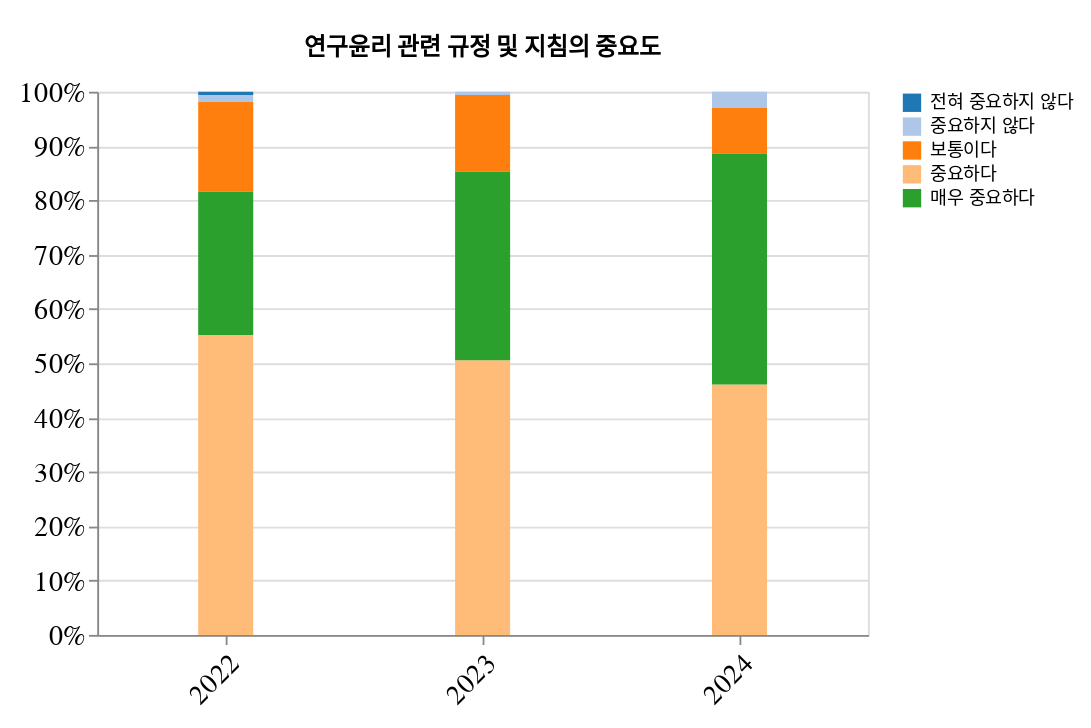

The notebook cell this image was saved under:
### Code cell
# 
# 다. 연구자의 연구윤리 준수 영향 요인별
# 
title = "연구윤리 관련 규정 및 지침의 중요도"
Q ="Q3_4"

# 1) counting
_2022 = pl.DataFrame({
    Q: importance.keys(),
    "2022": [1, 2, 27, 90, 43],
})

_2023 = pl.DataFrame({
    Q: importance.keys(),
    "2023": [0, 1, 24, 86, 59],
})

data = get(Q, _2022, _2023, importance)
draw_graph(data, title, importance)

### Figure 1 — Vega-Lite specification as saved in the notebook (floating-point values rounded to 4 significant figures)
{"config": {"view": {"continuousWidth": 300, "continuousHeight": 300}, "axis": {"labelFontSize": 15, "titleFontSize": 15, "titlePadding": 100}, "title": {"offset": 10, "subtitlePadding": 100}}, "data": {"name": "data-c93c02efe004bf0e8a9e452a90435aa4"}, "mark": {"type": "bar", "size": 30}, "encoding": {"color": {"field": "응답", "scale": {"scheme": "category20"}, "sort": ["전혀 중요하지 않다", "중요하지 않다", "보통이다", "중요하다", "매우 중요하다"], "title": null, "type": "nominal"}, "order": {"field": "Count", "sort": "descending", "type": "quantitative"}, "x": {"axis": {"labelAngle": -45}, "field": "Year", "title": null, "type": "ordinal"}, "y": {"field": "Count", "stack": "normalize", "title": null, "type": "quantitative"}}, "height": 296, "padding": {"top": 20, "bottom": 10, "left": 10, "right": 10}, "title": "연구윤리 관련 규정 및 지침의 중요도", "width": 420, "$schema": "https://vega.github.io/schema/vega-lite/v5.20.1.json", "datasets": {"data-c93c02efe004bf0e8a9e452a90435aa4": [{"응답": "전혀 중요하지 않다", "Year": "2022", "Count": 1}, {"응답": "중요하지 않다", "Year": "2022", "Count": 2}, {"응답": "보통이다", "Year": "2022", "Count": 27}, {"응답": "중요하다", "Year": "2022", "Count": 90}, {"응답": "매우 중요하다", "Year": "2022", "Count": 43}, {"응답": "전혀 중요하지 않다", "Year": "2023", "Count": 0}, {"응답": "중요하지 않다", "Year": "2023", "Count": 1}, {"응답": "보통이다", "Year": "2023", "Count": 24}, {"응답": "중요하다", "Year": "2023", "Count": 86}, {"응답": "매우 중요하다", "Year": "2023", "Count": 59}, {"응답": "전혀 중요하지 않다", "Year": "2024", "Count": 0}, {"응답": "중요하지 않다", "Year": "2024", "Count": 5}, {"응답": "보통이다", "Year": "2024", "Count": 14}, {"응답": "중요하다", "Year": "2024", "Count": 77}, {"응답": "매우 중요하다", "Year": "2024", "Count": 71}]}}
